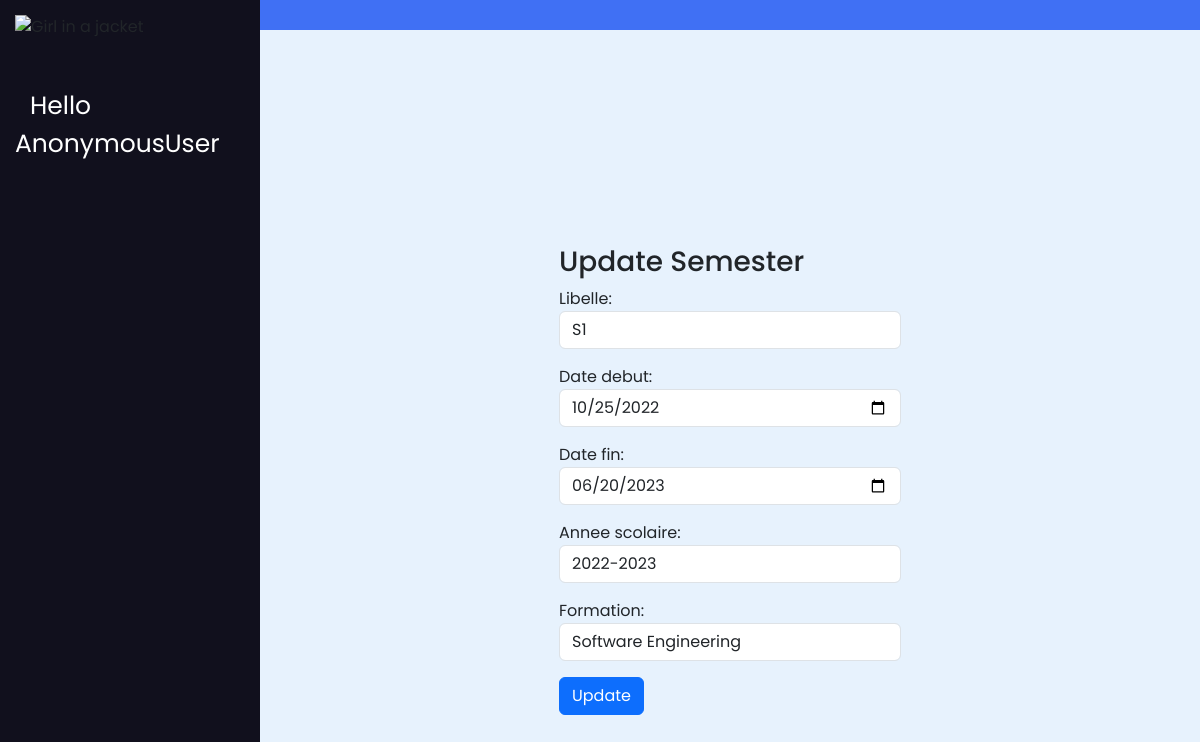
Page /semester_update/2 on the committed database.
### exam_app/models.py (models this page shows, shortened)
class Semestre(models.Model):
    libelle = models.CharField(max_length=30)
    date_debut = models.DateField()
    date_fin = models.DateField()
    annee_scolaire = models.CharField(max_length=30)
    formation = models.ForeignKey('Formation', on_delete=models.CASCADE)

### exam_app/views.py (the view)
# urls.py: path('semester_update/<int:id>', semesterUpdateView, name='semester_update'),
def semesterUpdateView(request, id):
    semestre = get_object_or_404(Semestre, pk=id)
    if request.method == 'POST':
        form = SemestreForm(request.POST, instance=semestre)
        if form.is_valid():
            form.save()
            return redirect('semester_list')
    else:
        form = SemestreForm(instance=semestre)
    return render(request, 'semester_update.html', {'form': form})

### exam_app/forms.py
class SemestreForm(forms.ModelForm):
    class Meta:
        model = Semestre
        fields = ['libelle', 'date_debut', 'date_fin', 'annee_scolaire', 'formation']
        widgets = {
            'date_debut': DateInput,
            'date_fin': DateInput
        }
    def __init__(self, *args, **kwargs):
        super().__init__(*args, **kwargs)
        for visible in self.visible_fields():
            visible.field.widget.attrs['class'] = 'form-control mn-2'

### exam_app/models.py (called while the page is built)
    def __str__(self):
        return self.name

### exam_app/templates/semester_update.html (shortened to what this page needs)
{% extends "base.html" %}
{% block content %}
<form method="post">
    <h3>Update Semester</h3>
    {{ form.as_p }}
    <button type="submit" class="btn btn-primary">Update</button>
</form>
{% endblock content %}

### exam_app/static/css/style.css (style rules this page uses)
* { margin: 0; padding: 0; box-sizing: border-box; font-family: "Poppins", sans-serif; }

### rows in the picture
Semestre: libelle "S1", date_debut "10/25/2022", date_fin "06/20/2023", annee_scolaire "2022-2023", formation "Software Engineering"

### other values in the picture
{{ request.user }} "AnonymousUser"
